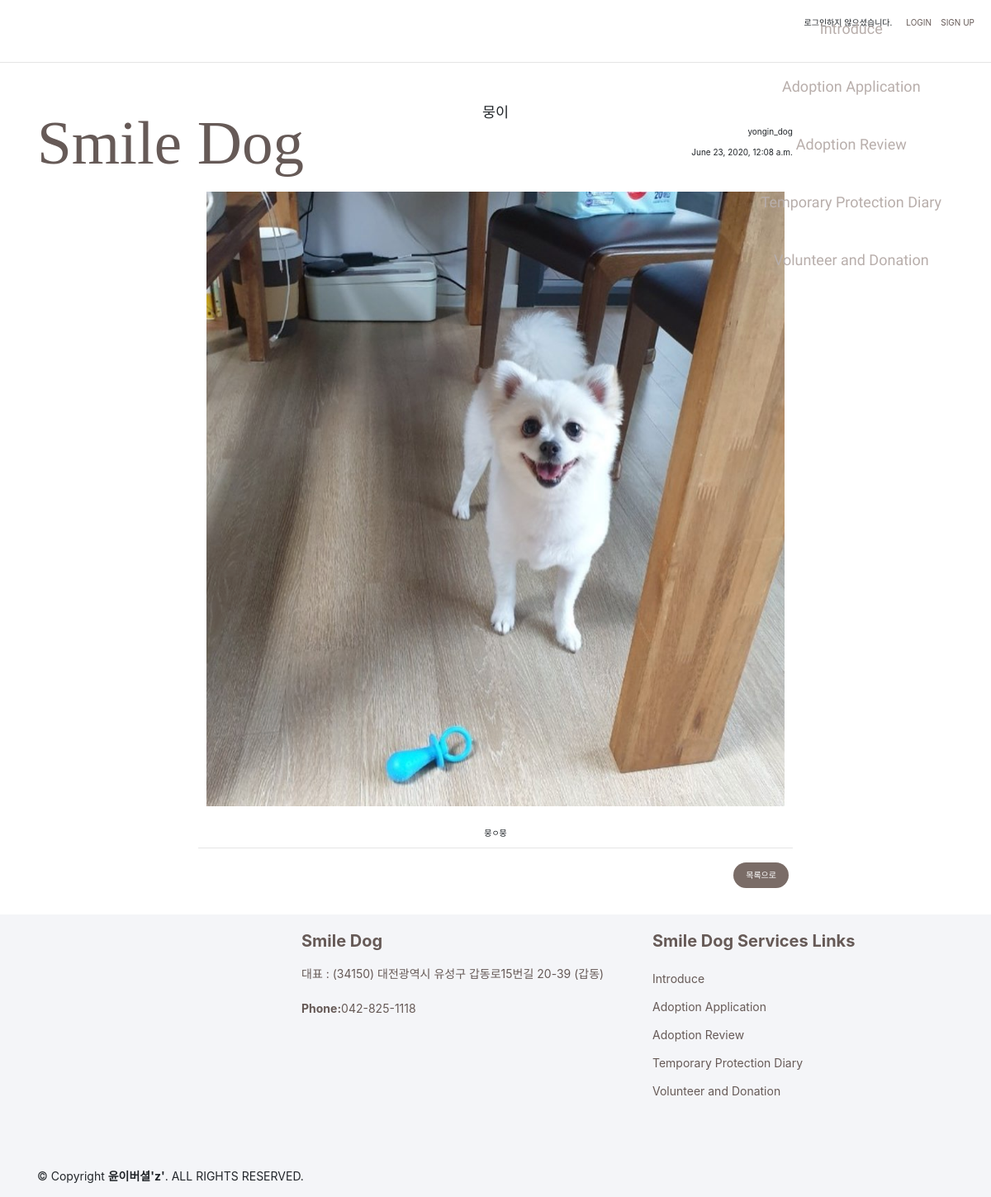
Page /protection/19/ on the committed database.
### protection/models.py (models this page shows, shortened)
class Protection_Post(models.Model):
    protection_author = models.ForeignKey('auth.User', on_delete=models.CASCADE)
    protection_title = models.CharField(max_length = 200)
    protection_text = models.TextField()
    protection_image = models.ImageField(blank = True, null = True, upload_to="protection/%Y/%m/%d")
    protection_created_date = models.DateTimeField(default = timezone.now)
    protection_published_date = models.DateTimeField(blank = True, null = True)

### protection/views.py (the view)
# urls.py: path('<int:post_id>/', views.protection_detail, name = 'protection_detail'),
def protection_detail(request, post_id):
    protection_posts_detail = get_object_or_404(Protection_Post, pk = post_id)
    return render(request, 'protection/protection_detail.html',{'protection_post':protection_posts_detail})

### protection/templates/protection/protection_detail.html (shortened to what this page needs)
{% extends 'adoption/base.html' %}
{% block content %}
    <hr>
    <div style="text-align:center; ">
        <div style="display: inline-block; text-align: center;  padding: 40px; width: 800px;">
            <h3 style="font-family: 'Do Hyeon', sans-serif;"> {{protection_post.protection_title}}</h3>
            <div style="text-align: right;">
                <p>{{protection_post.protection_author}}</p>
                <p>{{protection_post.protection_created_date}}</p><br><br>
            </div>
            <div>
                {% if protection_post.protection_image %}
                    <img src="{{protection_post.protection_image.url}}" width="700px">
                {% endif %} <br><br>
                <p>{{protection_post.protection_text | linebreaks}}</p> <hr>
            </div><br>
            <div style ="text-align:right">
            <a class="detail"href="{% url 'protection_post_list' %}">목록으로</a>
            </div>
        </div>
    </div>
{% endblock content %}

### adoption/static/css/adoption.css (style rules this page uses)
a { color:rgb(102,90,87); text-decoration: none; }
.detail { background-color: rgb(122, 108, 103); padding: 10px 15px 10px 15px; border-radius: 40px; color :white; margin : 5px; font-family: 'Do Hyeon', sans-serif; }

### rows in the picture
Protection_Post: protection_title "뭉이", protection_author "yongin_dog", protection_created_date "June 23, 2020, 12:08 a.m.", protection_image (picture), protection_text "뭉ㅇ뭉"
